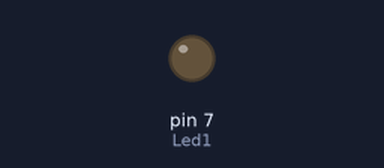
A sketch run on a simulated Arduino Uno, built with avr-gcc and run on an emulated ATmega328P. Parts: output pins drawn as LEDs (lit = HIGH).

Above: at 0.8 s.
At 6.65 s:
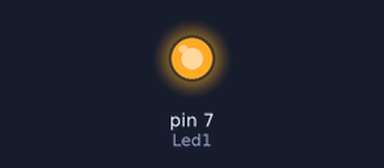
Timing chart, 0 to 7.0 s (numbered marks = the images above):
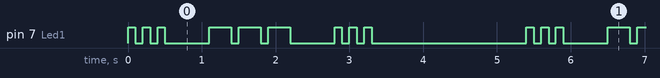

Measured:
- by itself, pin 7 (Led1): repeats every 5.4 s: 2 × (LOW 0.10 s, HIGH 0.10 s), LOW 0.60 s, 2 × (HIGH 0.30 s, LOW 0.10 s), HIGH 0.30 s, LOW 0.60 s, 2 × (HIGH 0.10 s, LOW 0.10 s), HIGH 0.10 s, LOW 2.1 s, HIGH 0.10 s
- by itself, everything shown: repeats every 5.4 s, in 18 steps

The sketch:

practica1.7.ino
```cpp
int Led1 = 7;


void setup() {
  // put your setup code here, to run once:
  pinMode(Led1, OUTPUT);

}

void loop() {
  // put your main code here, to run repeatedly:

for (int i=0; i < 3; i++){ //S.

digitalWrite(Led1,HIGH);
delay(100);
digitalWrite(Led1,LOW);
delay(100);
}

delay(500);

for (int i=0; i < 3; i++){ //O.

digitalWrite(Led1,HIGH);
delay(300);
digitalWrite(Led1,LOW);
delay(100);
}

delay(500);

for (int i=0; i < 3; i++){ //S.

digitalWrite(Led1,HIGH);
delay(100);
digitalWrite(Led1,LOW);
delay(100);
}

delay(2000); //S.O.S.
}
```
